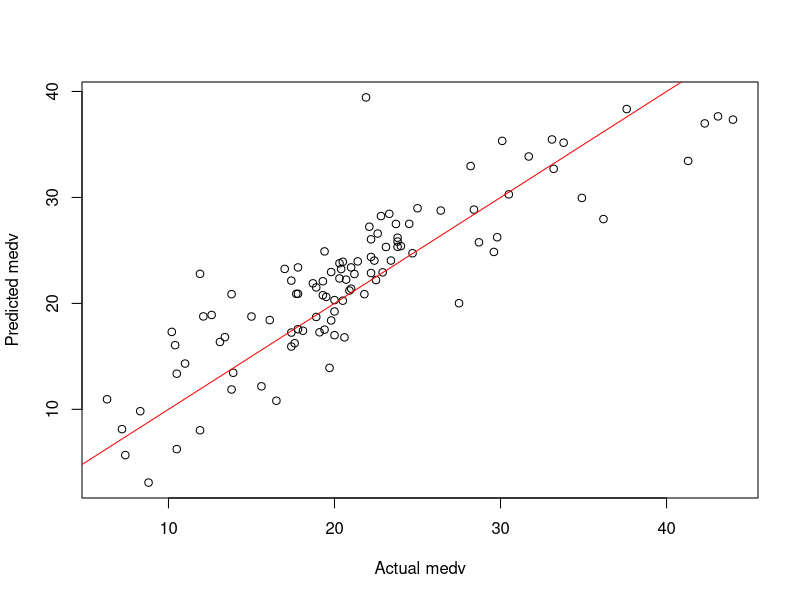

This chart was generated by the following R code:
## ---- chunk 1
knitr::opts_chunk$set(echo = TRUE)
## ---- chunk 2
library(MASS)
data(Boston)
knitr::kable(head(Boston))
## ---- chunk 3
fullSetModel <- lm(medv~.,data=Boston)
summary(fullSetModel)$coefficients
## ---- chunk 4
p_values <- summary(fullSetModel)$coefficients[,"Pr(>|t|)"]
p_values_ord <- p_values[order(p_values)]

knitr::kable(p_values_ord[names(p_values_ord)!="(Intercept)"])
## ---- chunk 5
namesBoston <- names(Boston)
subsetBoston <- namesBoston[!(namesBoston %in% c("indus","age"))]

# Dropping inignificant features: 
subBoston <- subset(Boston, select=subsetBoston)

numEntries <- nrow(Boston)

set.seed(1)
# Selecting 80% of the dataset for training
trainingSamp <- sample(c(1:numEntries),0.8*numEntries,replace=FALSE)
# which not required but easier to visialize
testingSamp <- which(!(c(1:numEntries) %in% trainingSamp))

trainingSet <- Boston[trainingSamp,]
testingSet <- Boston[testingSamp,]

subTrainingSet <- subBoston[trainingSamp,]
subTestingSet <- subBoston[testingSamp,]
## ---- chunk 6
# medv is a function of everything else
bostonModel <- lm(medv~.,data=trainingSet)
subBostonModel <- lm(medv~.,data=subTrainingSet)
## ---- chunk 7
summary(bostonModel)
## ---- chunk 8
summary(subBostonModel)
## ---- chunk 9
# Apply the model to the testing set
vals <- predict(bostonModel,testingSet[,attr(bostonModel$terms,"term.labels")])
subVals <- predict(subBostonModel,subTestingSet[,attr(subBostonModel$terms,"term.labels")])
## ---- chunk 10

#Quickly get rmse
RMSE <- sqrt(mean((testingSet$medv-vals)^2))
RMSE

subRMSE <- sqrt(mean((subTestingSet$medv-subVals)^2))
subRMSE
## ---- chunk 11
plot(x=subTestingSet$medv,y=subVals,xlab="Actual medv",ylab="Predicted medv")
abline(a=0,b=1,col="red")

